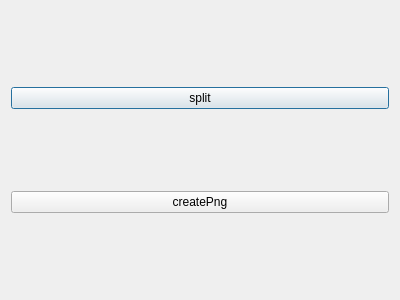
<?xml version="1.0" encoding="UTF-8"?>
<ui version="4.0">
 <class>QPuzzleDragonDialog</class>
 <widget class="QDialog" name="QPuzzleDragonDialog">
  <property name="geometry">
   <rect>
    <x>0</x>
    <y>0</y>
    <width>400</width>
    <height>300</height>
   </rect>
  </property>
  <property name="windowTitle">
   <string>Dialog</string>
  </property>
  <layout class="QGridLayout" name="gridLayout">
   <item row="0" column="0">
    <widget class="QPushButton" name="split">
     <property name="text">
      <string>split</string>
     </property>
    </widget>
   </item>
   <item row="1" column="0">
    <widget class="QPushButton" name="createPng">
     <property name="text">
      <string>createPng</string>
     </property>
    </widget>
   </item>
  </layout>
 </widget>
 <resources/>
 <connections/>
</ui>
